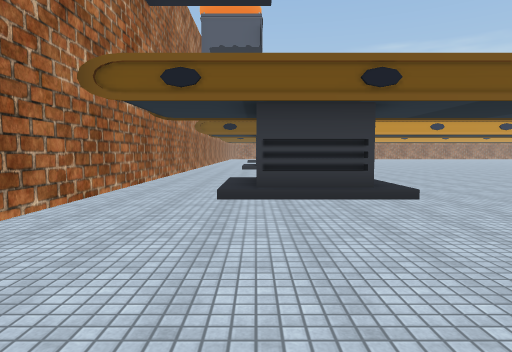
View 1 (above)

24 first-person views from a walk through a Unity game level. The camera is 1.4 m above the floor, tilts 4° down and sees 75° across. The floor is counted in squares, 2 m on a side. Each view is taken from the middle of a square. On the plan, view 1 faces up. The plan holds only what a view shows up to about 10 squares ahead; the rest is blank. The place goes on beyond the plan. The player is left out. Some animated figures are not drawn. Some surface patterns are stand-ins.

View 2
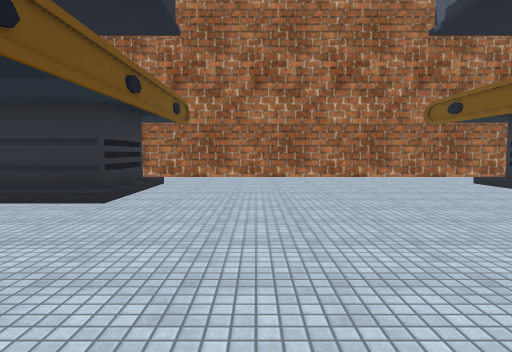

View 3
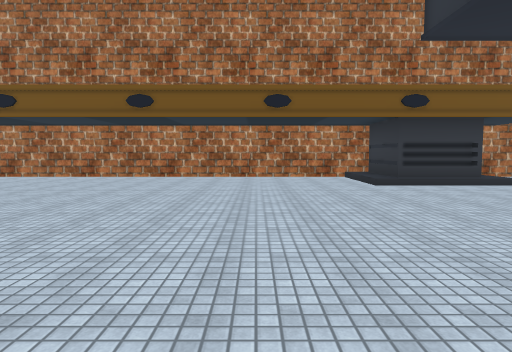

View 4
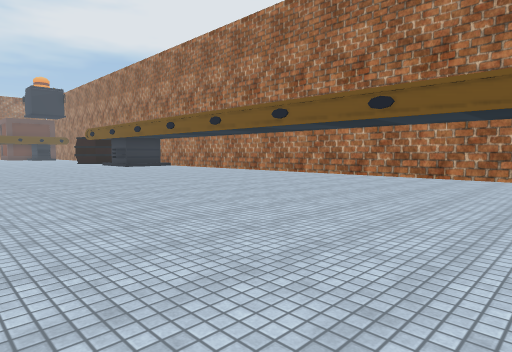

View 5
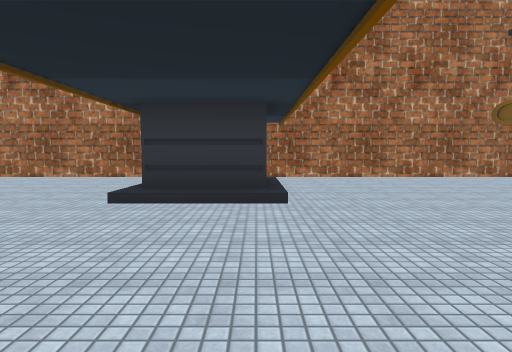

View 6
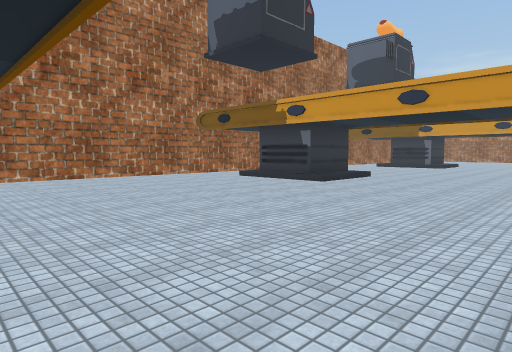

View 7
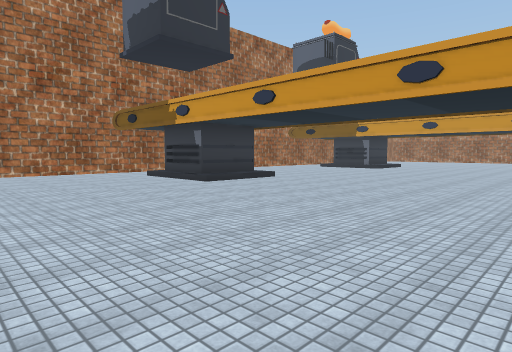

View 8
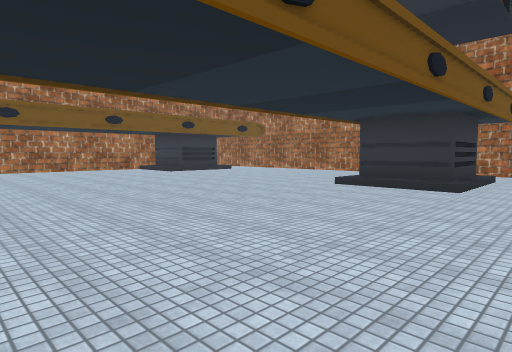

View 9
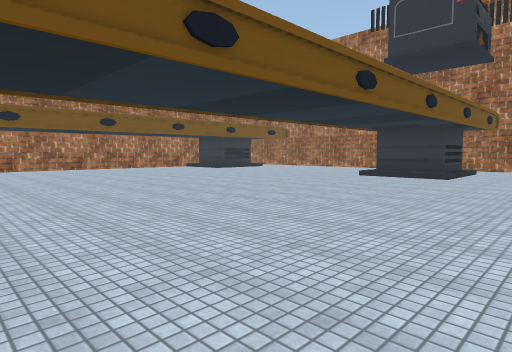

View 10
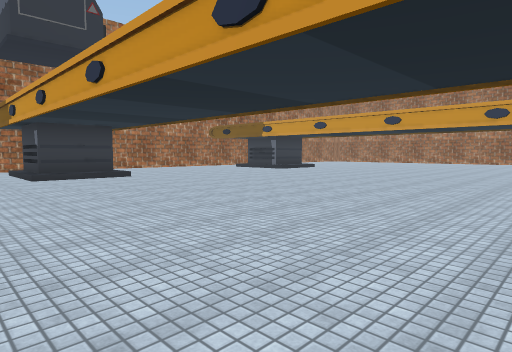

View 11
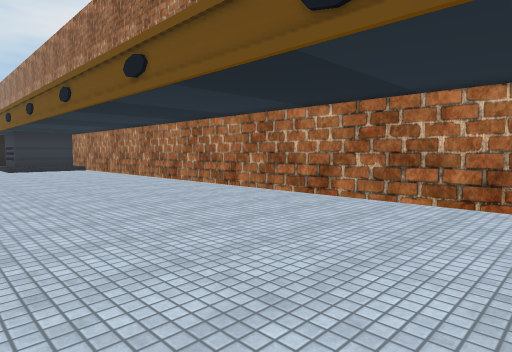

View 12
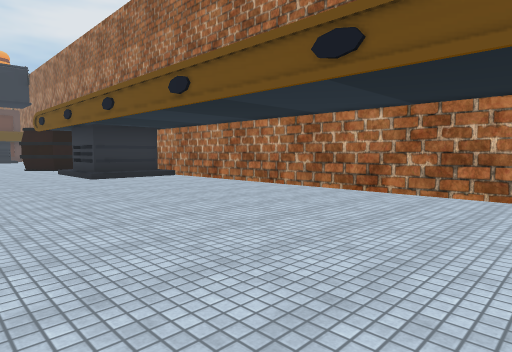

View 13
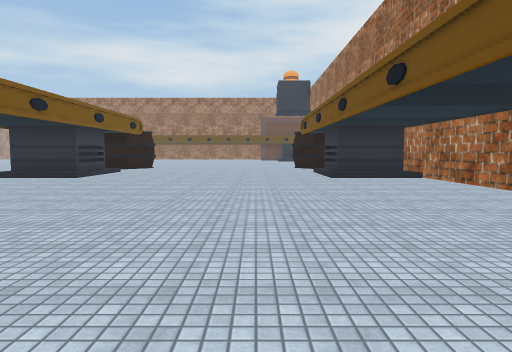

View 14
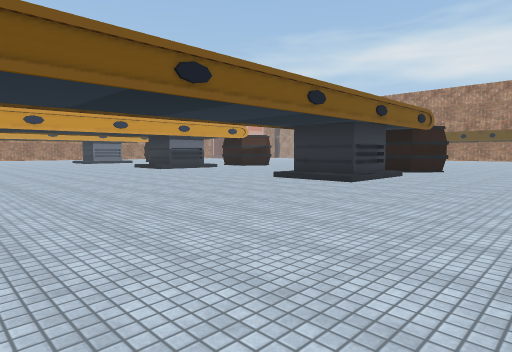

View 15
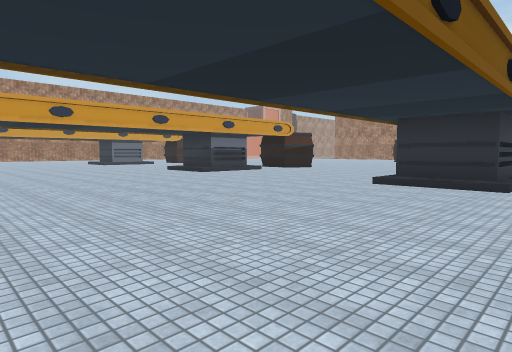

View 16
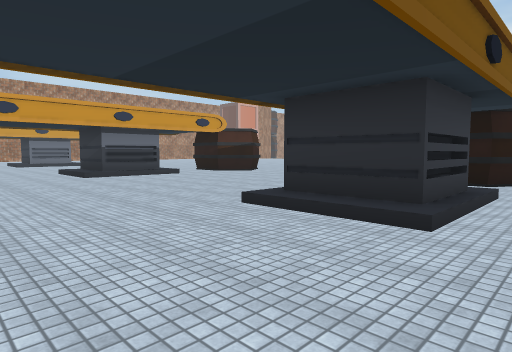

View 17
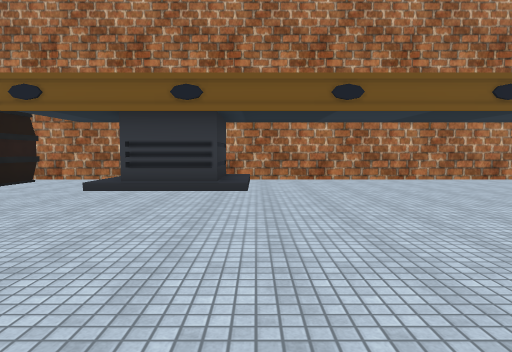

View 18
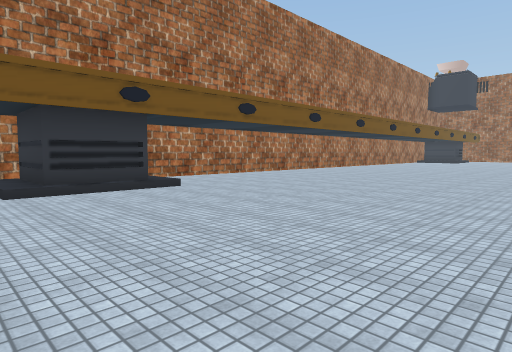

View 19
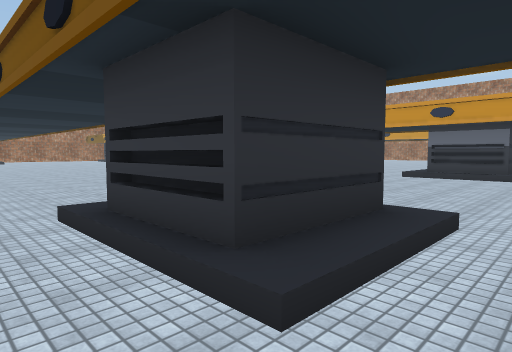

View 20
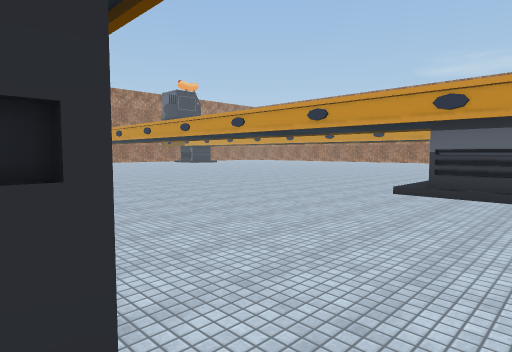

View 21
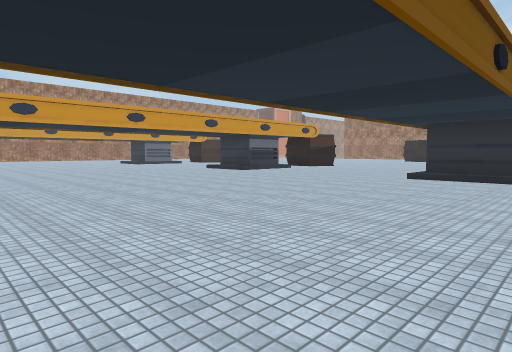

View 22
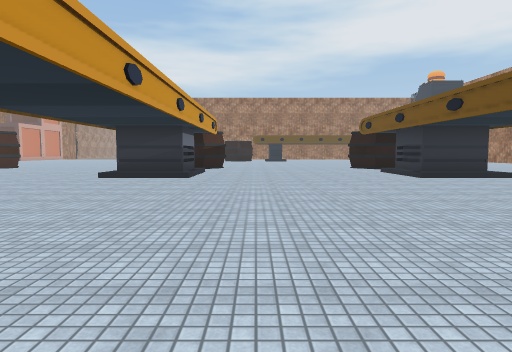

View 23
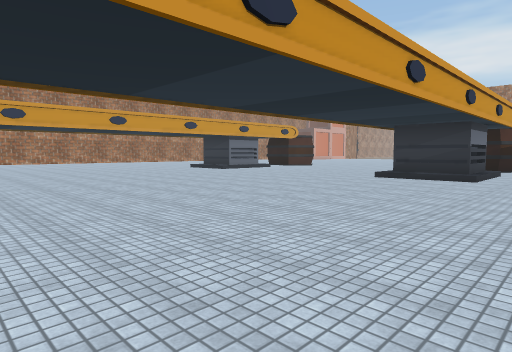

View 24
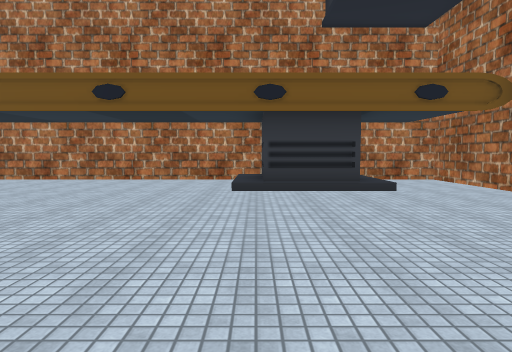

### Floor plan
Points are (right, up) in squares from view 1. A wall is a line through its corners. A room is listed if a view was taken in it or the views show most of it. See-through windows are left out.
Room 1 (views 1, 2, 3, 4, 5, 6, 7, 8, 9, 10, 11, 12, 13, 14, 15, 16, 17, 18, 19, 20, 21, 22, 23, 24)
walls: (1.8, 14.1) (0, 14.1); (1.8, 5.2) (0, 5.2); (1.8, 16.1) (1.8, 14.3) (0.1, 14.3); (25.6, 7.2) (25.6, 5.4) (23.8, 5.4) (23.8, 7.2); (0.1, 7) (1, 7); (25.6, 14.1) (23.8, 14.1); (0, 7.2) (1.8, 7.2) (1.8, 5.4) (0, 5.4); (25.6, 5.2) (23.8, 5.2); (25.6, 14.9) (25.6, 14.3) (23.8, 14.3) (23.8, 16.1); (-2.6, 14.5) (-2.6, -4.7) (-0.6, -4.7); (23.8, -2.4) (25.6, -2.4); (0, -2.4) (1.8, -2.4); (23.8, -4.4) (23.8, -2.6) (25.6, -2.6) (25.6, -4.4); (0, -2.6) (1.8, -2.6) (1.8, -4.4); (1.6, -4.7) (27.5, -4.7)
low walls: (1.6, 7.4) (2.4, 7.4) (2.4, 5.5); (1.5, 13.9) (-0.2, 13.9); (2.4, 16.4) (2.4, 14.5); (0.6, 7.4) (1.5, 7.4); (25.5, 13.9) (23.5, 13.9); (2.4, -2.5) (2.4, -3.8)

Where each view was taken, in squares from view 1:
view 1: 0 up, 0 right, facing up
view 2: 0 up, 7 right, facing left
view 3: 5 up, 5 right, facing down
view 4: 5 up, 7 right, facing down-right
view 5: 7 up, 7 right, facing left
view 6: 7 up, 7 right, facing up-left
view 7: 9 up, 9 right, facing up-left
view 8: 9 up, 9 right, facing down-left
view 9: 10 up, 12 right, facing down-left
view 10: 12 up, 12 right, facing up-left
view 11: 0 up, 9 right, facing down-right
view 12: 1 up, 14 right, facing down-right
view 13: 0 up, 14 right, facing right
view 14: 1 up, 16 right, facing up-right
view 15: 4 up, 16 right, facing up-right
view 16: 4 up, 20 right, facing up-right
view 17: 4 up, 23 right, facing down
view 18: 4 up, 27 right, facing down-left
view 19: 4 up, 27 right, facing up-left
view 20: 7 up, 26 right, facing up-left
view 21: 4 up, 14 right, facing up-right
view 22: 12 up, 14 right, facing right
view 23: 12 up, 14 right, facing up-right
view 24: 4 up, 2 right, facing down
